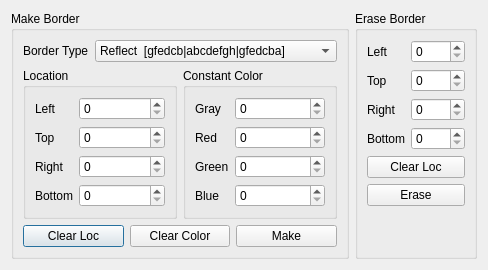
<?xml version="1.0" encoding="UTF-8"?>
<ui version="4.0">
 <class>EditBorderDialog</class>
 <widget class="QDialog" name="EditBorderDialog">
  <property name="geometry">
   <rect>
    <x>0</x>
    <y>0</y>
    <width>451</width>
    <height>236</height>
   </rect>
  </property>
  <property name="maximumSize">
   <size>
    <width>451</width>
    <height>236</height>
   </size>
  </property>
  <property name="windowTitle">
   <string>EditBorderDialog</string>
  </property>
  <layout class="QHBoxLayout" name="horizontalLayout_2">
   <item>
    <widget class="QGroupBox" name="grp_Make_Border">
     <property name="title">
      <string>Make Border</string>
     </property>
     <layout class="QVBoxLayout" name="verticalLayout">
      <item>
       <layout class="QHBoxLayout" name="horizontalLayout">
        <item>
         <widget class="QLabel" name="lbl_Boarder_Type">
          <property name="text">
           <string>Border Type</string>
          </property>
         </widget>
        </item>
        <item>
         <widget class="QComboBox" name="cBox_Border_Type">
          <item>
           <property name="text">
            <string>Reflect  [gfedcb|abcdefgh|gfedcba]</string>
           </property>
          </item>
          <item>
           <property name="text">
            <string>Replicate  [aaaaaa|abcdefgh|hhhhhhh]</string>
           </property>
          </item>
          <item>
           <property name="text">
            <string>Warp  [cdefgh|abcdefgh|abcdefg]</string>
           </property>
          </item>
          <item>
           <property name="text">
            <string>Constant  [iiiiii|abcdefgh|iiiiiii]</string>
           </property>
          </item>
         </widget>
        </item>
       </layout>
      </item>
      <item>
       <layout class="QHBoxLayout" name="horizontalLayout_3">
        <item>
         <widget class="QGroupBox" name="grp_Location">
          <property name="title">
           <string>Location</string>
          </property>
          <layout class="QFormLayout" name="formLayout">
           <item row="0" column="0">
            <widget class="QLabel" name="lbl_Left">
             <property name="text">
              <string>Left</string>
             </property>
            </widget>
           </item>
           <item row="0" column="1">
            <widget class="QSpinBox" name="sBox_Border_Left">
             <property name="maximum">
              <number>5000</number>
             </property>
            </widget>
           </item>
           <item row="1" column="0">
            <widget class="QLabel" name="lbl_Top">
             <property name="text">
              <string>Top</string>
             </property>
            </widget>
           </item>
           <item row="1" column="1">
            <widget class="QSpinBox" name="sBox_Border_Top">
             <property name="maximum">
              <number>5000</number>
             </property>
            </widget>
           </item>
           <item row="2" column="0">
            <widget class="QLabel" name="lbl_Right">
             <property name="text">
              <string>Right</string>
             </property>
            </widget>
           </item>
           <item row="2" column="1">
            <widget class="QSpinBox" name="sBox_Border_Right">
             <property name="maximum">
              <number>5000</number>
             </property>
            </widget>
           </item>
           <item row="3" column="0">
            <widget class="QLabel" name="lbl_Bottom">
             <property name="text">
              <string>Bottom</string>
             </property>
            </widget>
           </item>
           <item row="3" column="1">
            <widget class="QSpinBox" name="sBox_Border_Bottom">
             <property name="maximum">
              <number>5000</number>
             </property>
            </widget>
           </item>
          </layout>
         </widget>
        </item>
        <item>
         <widget class="QGroupBox" name="grp_Constant_Color">
          <property name="title">
           <string>Constant Color</string>
          </property>
          <layout class="QFormLayout" name="formLayout_2">
           <item row="0" column="0">
            <widget class="QLabel" name="lbl_Constant_Gray">
             <property name="text">
              <string>Gray</string>
             </property>
            </widget>
           </item>
           <item row="0" column="1">
            <widget class="QSpinBox" name="sBox_Border_Constant_Gray">
             <property name="maximum">
              <number>255</number>
             </property>
            </widget>
           </item>
           <item row="1" column="0">
            <widget class="QLabel" name="lbl_Constant_Red">
             <property name="text">
              <string>Red</string>
             </property>
            </widget>
           </item>
           <item row="1" column="1">
            <widget class="QSpinBox" name="sBox_Border_Constant_Red">
             <property name="maximum">
              <number>255</number>
             </property>
            </widget>
           </item>
           <item row="2" column="0">
            <widget class="QLabel" name="lbl_Constant_Green">
             <property name="text">
              <string>Green</string>
             </property>
            </widget>
           </item>
           <item row="2" column="1">
            <widget class="QSpinBox" name="sBox_Border_Constant_Green">
             <property name="maximum">
              <number>255</number>
             </property>
            </widget>
           </item>
           <item row="3" column="0">
            <widget class="QLabel" name="lbl_Constant_B">
             <property name="text">
              <string>Blue</string>
             </property>
            </widget>
           </item>
           <item row="3" column="1">
            <widget class="QSpinBox" name="sBox_Border_Constant_Blue">
             <property name="maximum">
              <number>255</number>
             </property>
            </widget>
           </item>
          </layout>
         </widget>
        </item>
       </layout>
      </item>
      <item>
       <layout class="QHBoxLayout" name="horizontalLayout_4">
        <item>
         <widget class="QPushButton" name="pBtn_Make_Border_Clear_Location">
          <property name="text">
           <string>Clear Loc</string>
          </property>
         </widget>
        </item>
        <item>
         <widget class="QPushButton" name="pBtn_Make_Border_Clear_Color">
          <property name="text">
           <string>Clear Color</string>
          </property>
         </widget>
        </item>
        <item>
         <widget class="QPushButton" name="pBtn_Make_Border_Apply">
          <property name="text">
           <string>Make</string>
          </property>
         </widget>
        </item>
       </layout>
      </item>
     </layout>
    </widget>
   </item>
   <item>
    <widget class="QGroupBox" name="grp_Erase_Border">
     <property name="title">
      <string>Erase Border</string>
     </property>
     <layout class="QFormLayout" name="formLayout_3">
      <item row="0" column="0">
       <widget class="QLabel" name="lbl_Erase_Border_Left">
        <property name="text">
         <string>Left</string>
        </property>
       </widget>
      </item>
      <item row="0" column="1">
       <widget class="QSpinBox" name="sBox_Erase_Border_Left">
        <property name="maximum">
         <number>5000</number>
        </property>
       </widget>
      </item>
      <item row="1" column="0">
       <widget class="QLabel" name="lbl_Erase_Border_Top">
        <property name="text">
         <string>Top</string>
        </property>
       </widget>
      </item>
      <item row="1" column="1">
       <widget class="QSpinBox" name="sBox_Erase_Border_Top">
        <property name="maximum">
         <number>5000</number>
        </property>
       </widget>
      </item>
      <item row="2" column="0">
       <widget class="QLabel" name="lbl_Erase_Border_Right">
        <property name="text">
         <string>Right</string>
        </property>
       </widget>
      </item>
      <item row="2" column="1">
       <widget class="QSpinBox" name="sBox_Erase_Border_Right">
        <property name="maximum">
         <number>5000</number>
        </property>
       </widget>
      </item>
      <item row="3" column="0">
       <widget class="QLabel" name="lbl_Erase_Border_Bottom">
        <property name="text">
         <string>Bottom</string>
        </property>
       </widget>
      </item>
      <item row="3" column="1">
       <widget class="QSpinBox" name="sBox_Erase_Border_Bottom">
        <property name="maximum">
         <number>5000</number>
        </property>
       </widget>
      </item>
      <item row="5" column="0" colspan="2">
       <widget class="QPushButton" name="pBtn_Erase_Border_Apply">
        <property name="text">
         <string>Erase</string>
        </property>
       </widget>
      </item>
      <item row="4" column="0" colspan="2">
       <widget class="QPushButton" name="pBtn_Erase_Border_Clear_Location">
        <property name="text">
         <string>Clear Loc</string>
        </property>
       </widget>
      </item>
     </layout>
    </widget>
   </item>
  </layout>
 </widget>
 <resources/>
 <connections/>
</ui>
